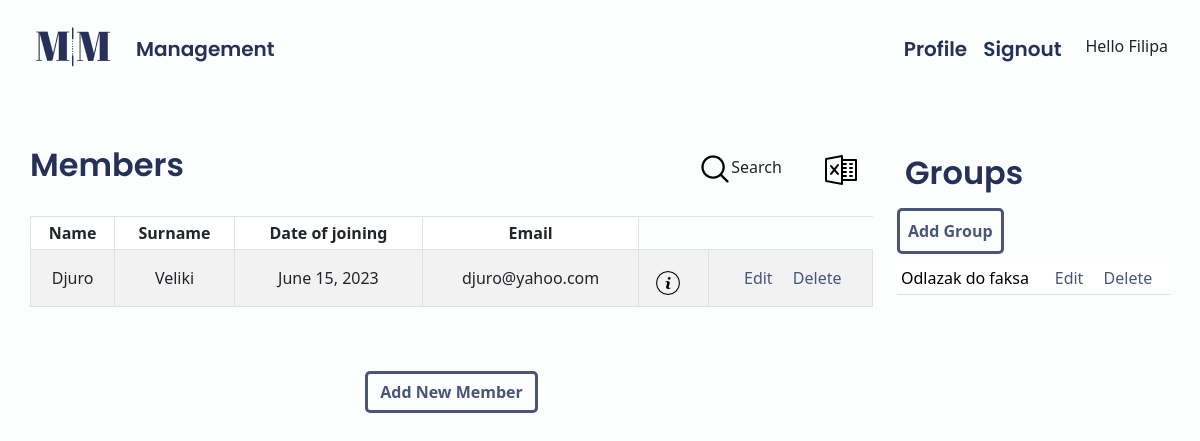
The page /app/management/ (signed in) on the database as committed earlier.
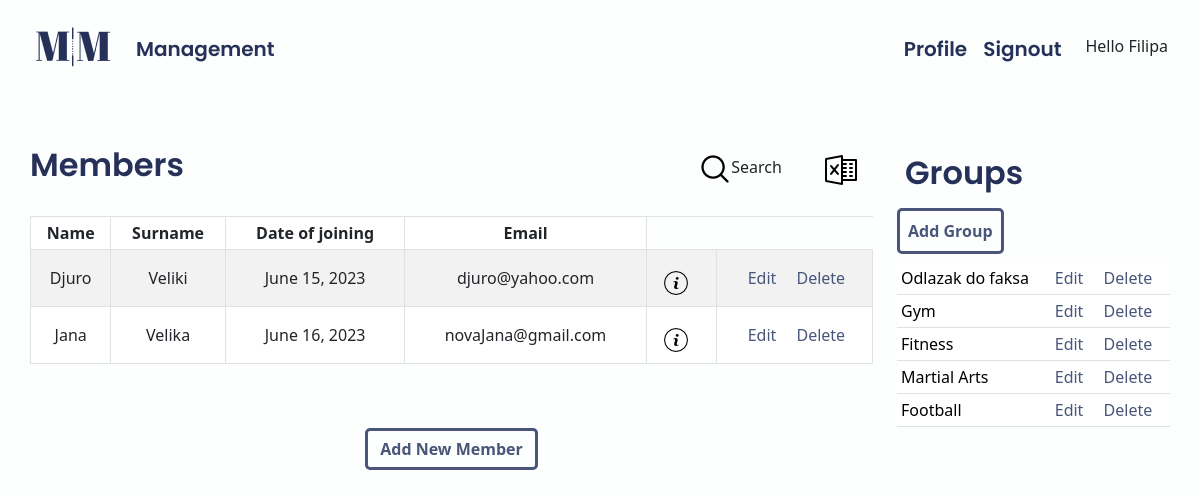
The same page on the database as committed later.
### app/models.py (models this page shows, shortened)
class Member(models.Model):
    owner = models.ForeignKey(User, on_delete=models.CASCADE)
    name = models.CharField(blank=False, max_length=40)
    surname = models.CharField(blank=False, max_length=50)
    date_of_birth = models.DateField(default=datetime.date.today)
    gender = models.CharField(
        max_length=1,
        choices=Gender.choices,
        default=Gender.male,
    )
    email = models.EmailField(max_length=100)
    date_joined = models.DateField(default=datetime.date.today)
    @classmethod
    def get_owner_members(self, user):
        return Member.objects.filter(owner=user)

class Group(models.Model):
    owner = models.ForeignKey(User, on_delete=models.CASCADE)
    name = models.CharField(max_length=50)
    price = models.DecimalField(max_digits=8, decimal_places=2)
    description = models.TextField(max_length=300, default=None)
    paid = models.BooleanField(default=False)
    @classmethod
    def get_owner_groups(self, user):
        return Group.objects.filter(owner=user)

### app/views.py (the view, shortened to what this page needs)
# urls.py: path("management/", views.management, name="management"),
@login_required()
def management(request):
    user = request.user
    members = Member.get_owner_members(user)
    groups = Group.get_owner_groups(user)
    members_in_group = MembersInGroup.get_all_members_in_group()
    form = SearchForm(request.GET)
    if form.is_valid():
        search_query = form.cleaned_data.get("search_query")
        filter_choice = form.cleaned_data.get("filter_choice")
        sort_choice = form.cleaned_data.get("sort_choice")
        if sort_choice:
            if sort_choice == "asc":
                members = members.order_by(filter_choice)
            elif sort_choice == "desc":
                members = members.order_by("-" + filter_choice)
    context = {
        "user": user,
        "members": members,
        "groups": groups,
        "members_in_group": members_in_group,
        "form": form,
    }
    return render(request, "app/management.html", context)

### app/models.py (called while the page is built)
    @classmethod
    def get_all_members_in_group(self):
        return MembersInGroup.objects.all()

### app/templates/app/management.html (shortened to what this page needs)
{% extends 'app/base.html' %}
{% block content %}
{% load static %}
    <div class="row">
        <div class="col-12 col-md-9 mb-5 ps-0">
            <div class="row">
                <h2 class="col-md-9">Members</h2>
                <button type="button" class="btn col-2"  data-bs-toggle="modal" data-bs-target="#searchModal{{member.id}}">
                  <img class="search-icon " src="{% static 'app/images/search.png' %}" alt="Search"></a>Search
                </button>
                <span class="col-1">
                  <a class="excel-icon" href="{% url 'app:export_excel' %}">
                    <img class="excel mt-2" src="{% static 'app/images/excel.png' %}" alt="Excel">
                  </a>
                </span>
            </div>
            <table class="table table-striped table-bordered table-sm mt-4">
              <thead class="thead-dark">
              <tr class="text-center">
                  <th>Name</th>
                  <th>Surname</th>
                  <th>Date of joining</th>
                  <th>Email</th>
              </tr>
              </thead>
              <tbody>
          {% for member in members %}
              <tr>
                  <td class="pt-3 text-center">{{ member.name }}</td>
                  <td class="pt-3 text-center">{{ member.surname }}</td>
                  <td class="pt-3 text-center">{{ member.date_joined }}</td>
                  <td class="pt-3 text-center">{{ member.email }}</td>
                  <td class="col-1">
                    <button type="button" class="btn" href="{% url 'app:view_member' member.id %}" data-bs-toggle="modal" data-bs-target="#myModal{{member.id}}">
                        <div class="mt-2 center"><img class="info-icon" src="{% static 'app/images/info.png' %}" alt="Info"></img></div>
                    </button>
                  </td>
                  <td class="pt-3 text-center">
                      <a href="{% url 'app:edit_member' member.id %}"><span class="glyphicon glyphicon-pencil ms-1" >Edit</span></a>
                      <a href="{% url 'app:delete_member' member.id %}" class="ms-3">Delete</a>
                  </td>
              </tr>
          {% endfor %}
              </tbody>
          </table>
          <br>
          <br>
          <center><a href="{% url 'app:add_member' %}" type="submit" class="btn add-btn"><b>Add New Member</b></a></center>
        </div>
        <div class="col-12 col-md-3 pe-0">
            <div class=mb-2>
                <h2 class="d-inline-flex p-2 me-5">Groups</h2>
                <a href="{% url 'app:add_group' %}"  type="submit" class="btn add-btn d-inline-flex p-2"><b>Add Group</b></a>
            </div>
            <table class="table table-sm">
              <tbody>
                {% for group in groups %}
                    <tr>
                        <td><a href="{% url 'app:group_details' group.id %}" class=" link-body-emphasis link-dark">{{ group.name }}</a></td>
                        <td>
                            <a href="{% url 'app:edit_group' group.id %}"><span class="glyphicon glyphicon-pencil" >Edit</span></a>
                            <a href="{% url 'app:delete_group' group.id %}" class="ms-3">Delete</a>
                        </td>
                    </tr>
                {% endfor %}
              </tbody>
          </table>
        </div>
    </div>
{% endblock content %}

Rows that differ between the two databases and show on the page:
added Member: name "Jana", surname "Velika", date_joined "June 16, 2023", email "novaJana@gmail.com"
added Group: name "Gym"
added Group: name "Fitness"
added Group: name "Martial Arts"
added Group: name "Football"
